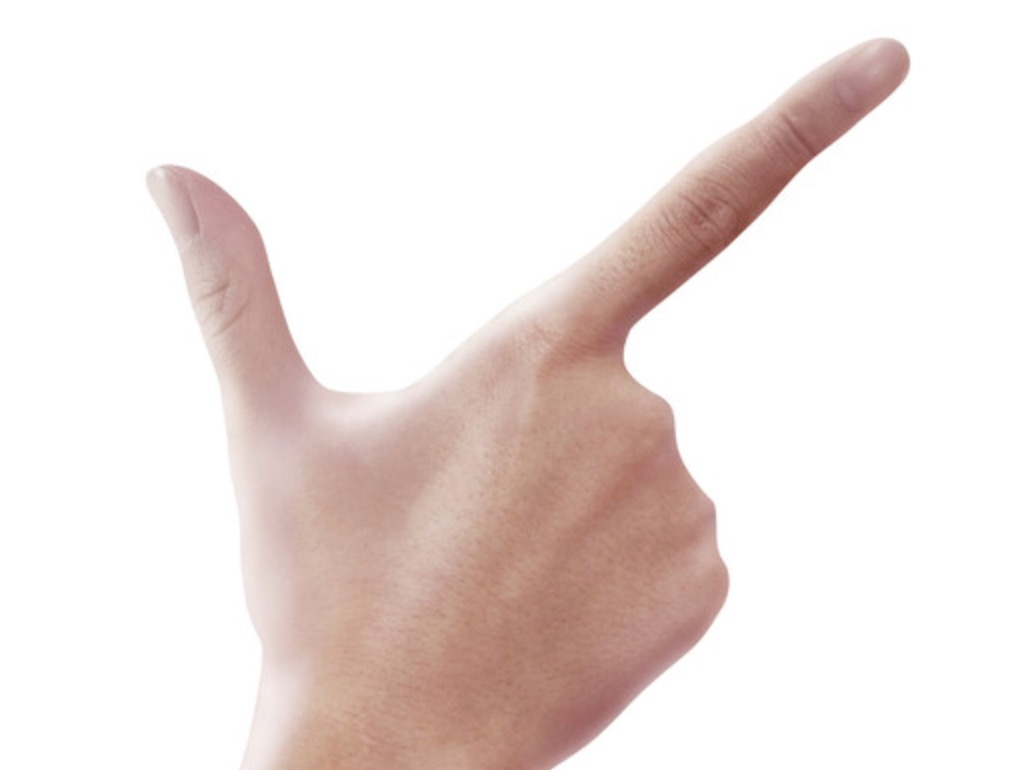
//> input picture right.png, 1018 x 770 px
$ ./main   (built with g++ and OpenCV 4)
//> lines starting //> are read from the running program, lines starting //| are printed output that depends on the picture; after the words box and inside, x2 and y2 are one past the last pixel; in counts of white or black regions, pixels touching at a corner belong together

#include "opencv2/opencv.hpp"
#include "opencv2/highgui/highgui.hpp"
#include "opencv2/imgproc/imgproc.hpp"
#include <iostream>
using namespace cv;
using namespace std;
int main(int argc, char* argv[])
{
	Mat src = imread("right.png");
//> src is the input picture: 770 rows x 1018 cols, CV_8UC3; mean B, G, R 224, 227.1, 237.8
	//Mat src = imread("left.png"); 左手图
	Mat h_plane, s_plane, v_plane;
	Mat dst;
	blur(src, src, Size(3, 3), Point(-1, -1));
	cvtColor(src, dst, CV_RGB2HSV);
//> dst: 770 rows x 1018 cols, CV_8UC3; mean H, S, V 35.8, 18.5, 237.8

	/*利用hsv二值化*/
	vector<Mat>hsv_planes;
	split(dst, hsv_planes);
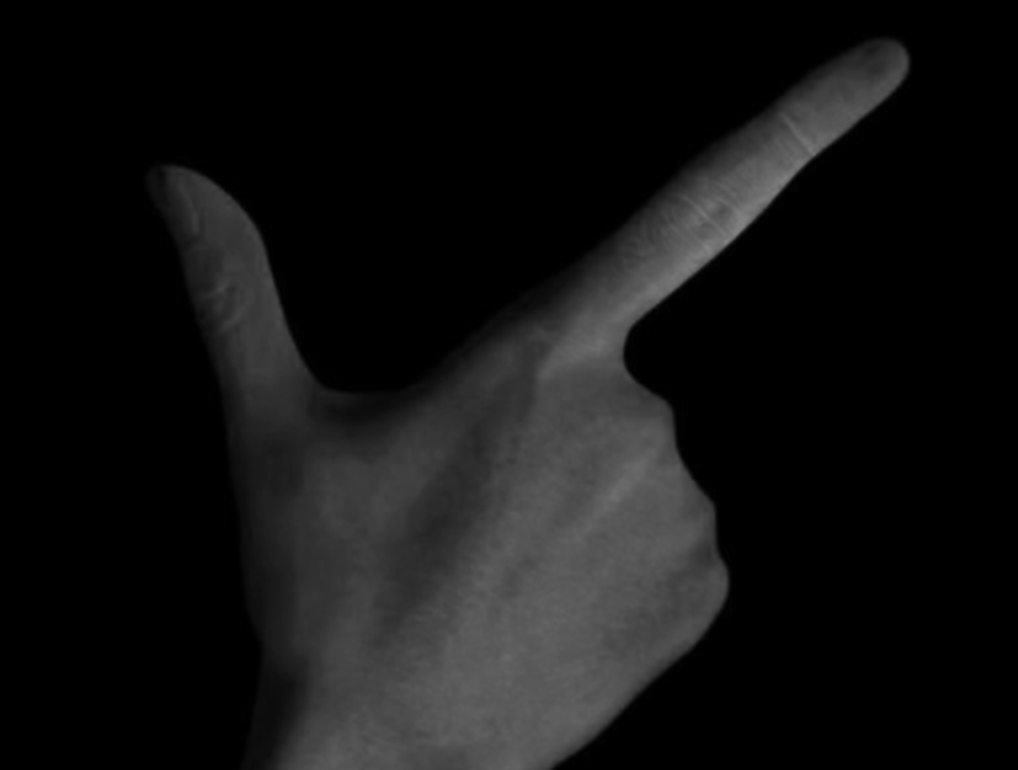
//> hsv_planes[1]: 770 rows x 1018 cols, CV_8UC1; min 0, max 130, mean 18.5
	h_plane = hsv_planes[0];
	s_plane = hsv_planes[1];
	v_plane = hsv_planes[2];

	inRange(h_plane, 14, 180, hsv_planes[0]);
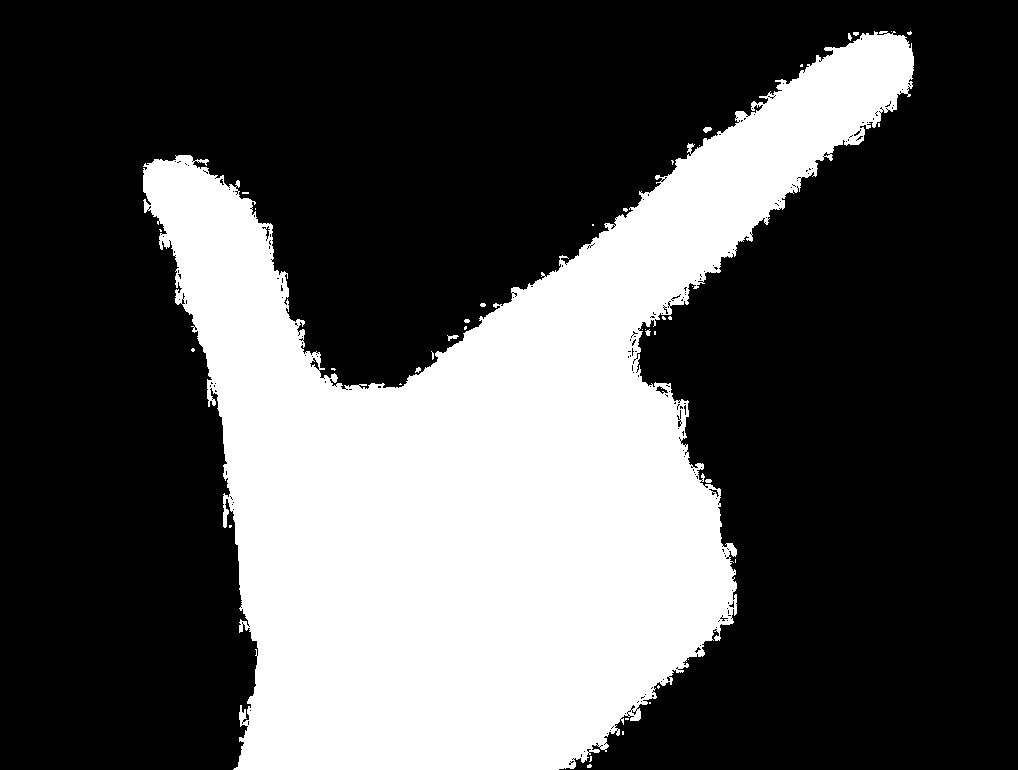
//> h_plane: 770 rows x 1018 cols, CV_8UC1; 31.9% white; 41 white regions (31 under 20 px), largest, box (x1, y1, x2, y2) and area: (143, 31, 914, 770) 249458, (447, 335, 459, 341) 38, (703, 127, 712, 133) 37
	inRange(s_plane, 4, 255, hsv_planes[1]);
//> s_plane: 770 rows x 1018 cols, CV_8UC1; 30.2% white; 35 white regions (34 under 20 px), largest, box (x1, y1, x2, y2) and area: (144, 35, 913, 770) 236451
	inRange(v_plane, 12, 250, hsv_planes[2]);
//> v_plane: 770 rows x 1018 cols, CV_8UC1; 29.9% white; 2 white regions (1 under 20 px), largest, box (x1, y1, x2, y2) and area: (145, 36, 912, 770) 234110

	/*
	左手图的hsv范围
	inRange(h_plane, 10, 250, hsv_planes[0]);
	inRange(s_plane, 28, 255, hsv_planes[1]);
	inRange(v_plane, 8, 255, hsv_planes[2]);
	*/

	bitwise_and(hsv_planes[0], hsv_planes[1], dst);
	bitwise_and(hsv_planes[2], dst, dst);
	//imshow("dst", dst);
	dilate(dst, dst, Mat(15, 15, CV_8UC1), Point(-1, -1));
	erode(dst, dst, Mat(15, 15, CV_8UC1), Point(-1, -1));
	imshow("hsv", dst);
	GaussianBlur(dst, dst, Size(3, 3), 0);
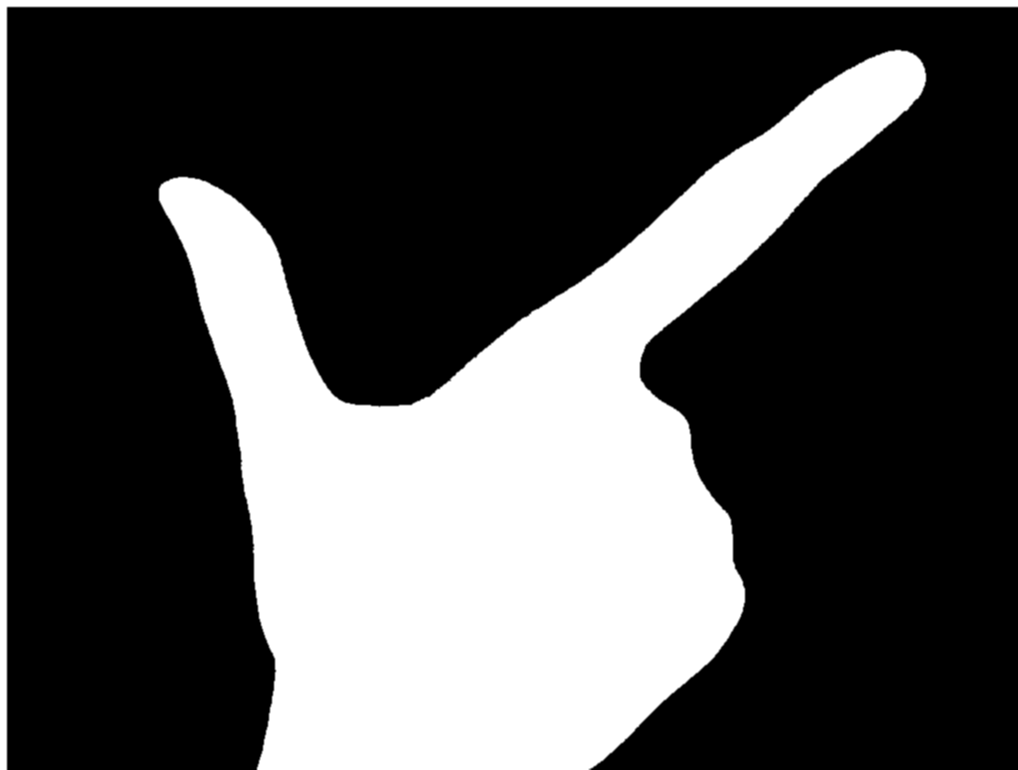
//> dst: 770 rows x 1018 cols, CV_8UC1; min 0, max 255, mean 78.7
	Mat show_img;
	dst.copyTo(show_img, dst);
	std::vector<vector<cv::Point> > contours;
    vector<Vec4i> hierarchy;

	/*找出二值图的轮廓*/
    findContours(show_img, contours, hierarchy, CV_RETR_CCOMP, CV_CHAIN_APPROX_SIMPLE);
//> contours = 2 contours; box (x1, y1, x2, y2) and area: (158, 49, 927, 770) 231518, (0, 0, 1018, 770) 12454
	int index;
	double area, maxarea(0);
	int t = contours.size();
//> t = 2
	for(int i = 0; i < t; i++)
	{
		area = contourArea(Mat(contours[i]));
		if(area > maxarea)
		{
			maxarea = area;
			index = i;
		}
	}
//> this loop made 2 passes
//> (area, maxarea) on pass 1: (231518, 231518)
//> area on pass 2: 12453.5
//> after the loop, maxarea = 231518; index = 0
	drawContours(src, contours, index, Scalar(0, 0, 255), 1, 8, hierarchy, 1 );
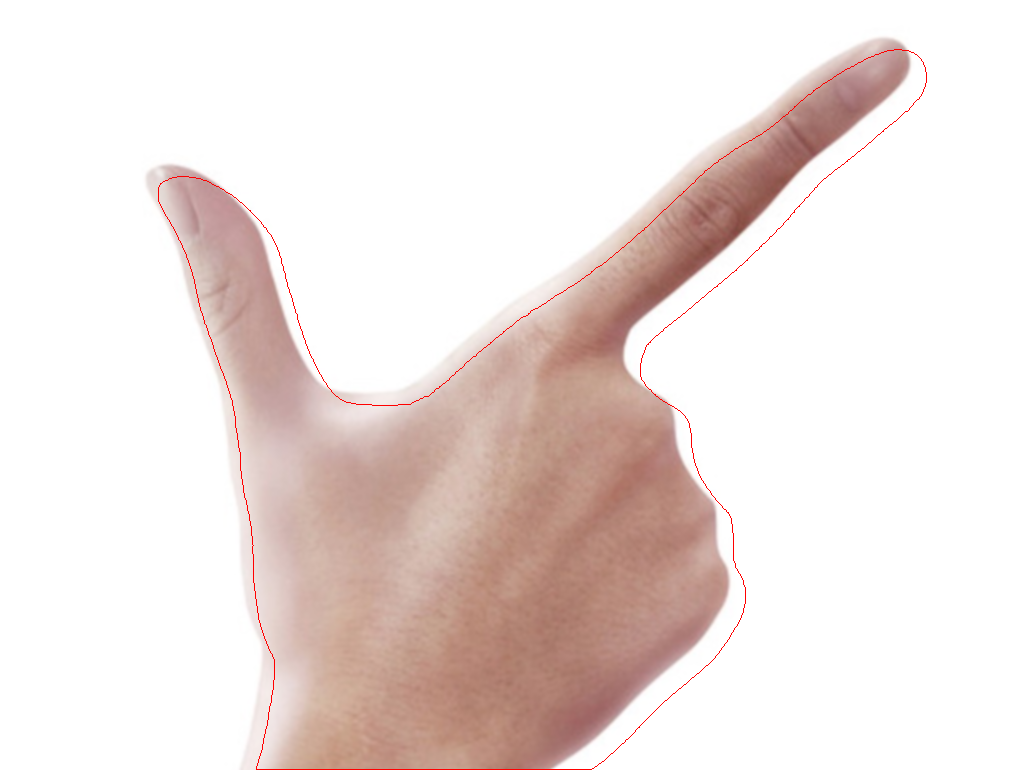
//> src: 770 rows x 1018 cols, CV_8UC3; mean B, G, R 223.3, 226.4, 237.9

	/*识别指尖和虎口特征点*/
	vector<Point> couPoint = contours[index];
//> couPoint = contour of 1084 points, box (x1, y1, x2, y2) (158, 49, 927, 770), area 231518
    vector<Point> fingerTips;
    Point p, q, r;
	Point tmp ,tips[10], jaw;  ;
	int num = 0;

    for (int i = 8; (i < (couPoint.size() - 8)) && couPoint.size(); i++)
    {
		q = couPoint[i - 8];
        p = couPoint[i];
        r = couPoint[i + 8];
		int dot = (q.x - p.x ) * (q.y - p.y) + (r.x - p.x ) * (r.y - p.y);
        if (dot < 2 && dot > -3)
		//if(dot > -16 && dot < 48)    左手图的范围
	    {
			int cross = (q.x - p.x ) * (r.y - p.y) - (r.x - p.x ) * (q.y - p.y);
		    if (cross > 0)
            {
				fingerTips.push_back(p);
			    circle(src, p, 15 ,Scalar(125, 60, 40), CV_FILLED);
				tips[num].x = p.x;
				tips[num].y = p.y;
				num++;
             }
			else{
				fingerTips.push_back(p);
	            circle(src, p, 15 ,Scalar(100, 155, 0), CV_FILLED);
				jaw = p;
			}
        }
	}
//> this loop made 1068 passes
//> (q, p, r, dot, cross, num) on passes 436, 1057: (Point(207, 181), Point(189, 177), Point(165, 180), 0, 150, 1), (Point(921, 94), Point(925, 83), Point(923, 62), -2, 106, 2)
//> (q, r, dot, cross, jaw) on pass 274: (Point(413, 402), Point(341, 399), -2, -246, Point(355, 403))
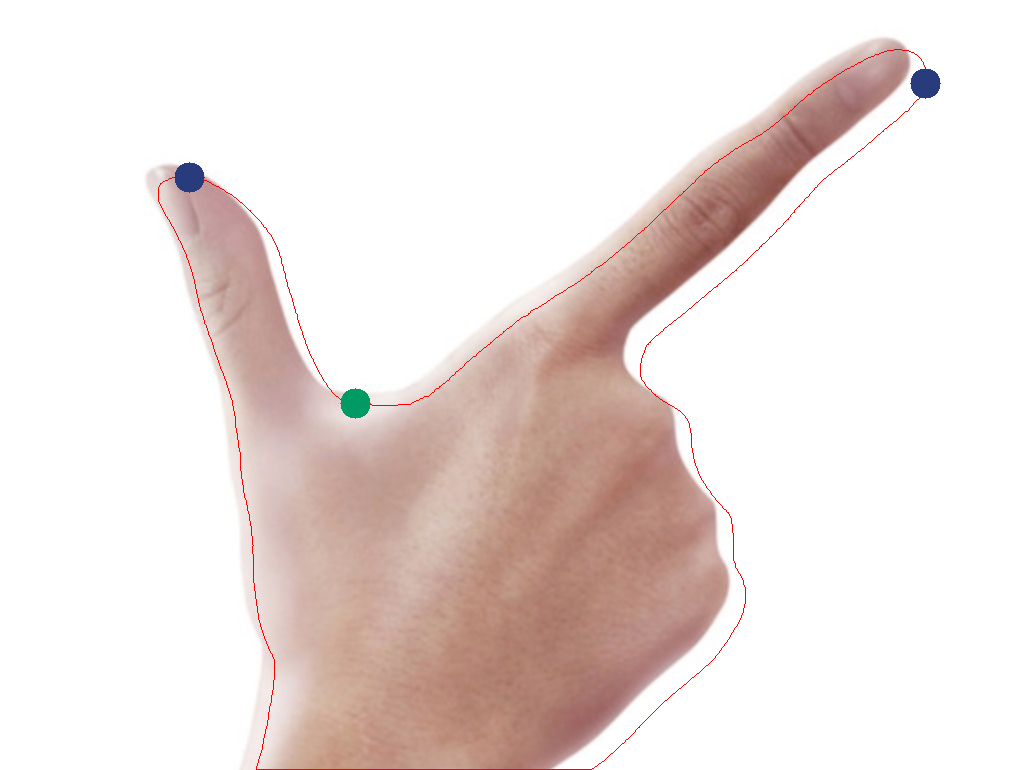
//> src: 770 rows x 1018 cols, CV_8UC3; 0.27% of pixels changed, all inside (x1, y1, x2, y2) = (174, 68, 941, 419)
//> after the loop, num = 2

	/*分辨左右手*/
	int judge = (tips[0].x - jaw.x) * (tips[1].y - jaw.y) - (tips[0].y - jaw.y) * (tips[1].x - jaw.x);
//> judge = 181940
	if(judge > 0)
	{
		cout << "Right";
	}
	else
	{
		cout << "Left";
	}
    imshow("result", src);
	waitKey(0);
	return 0;
}

$ run again, with left.png copied over right.png
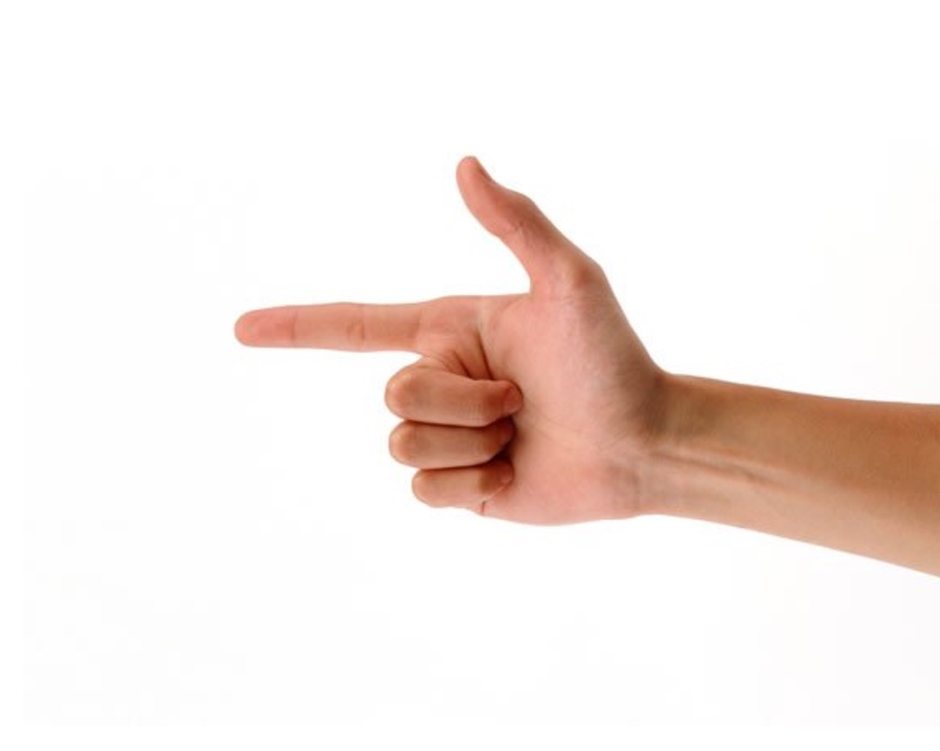
//> input picture left.png, 940 x 751 px, shrunk from 1146 x 916 before the run
//> src is the input picture: 751 rows x 940 cols, CV_8UC3; mean B, G, R 230.6, 234.9, 245
//> `inRange(h_plane, 14, 180, hsv_planes[0]);`:
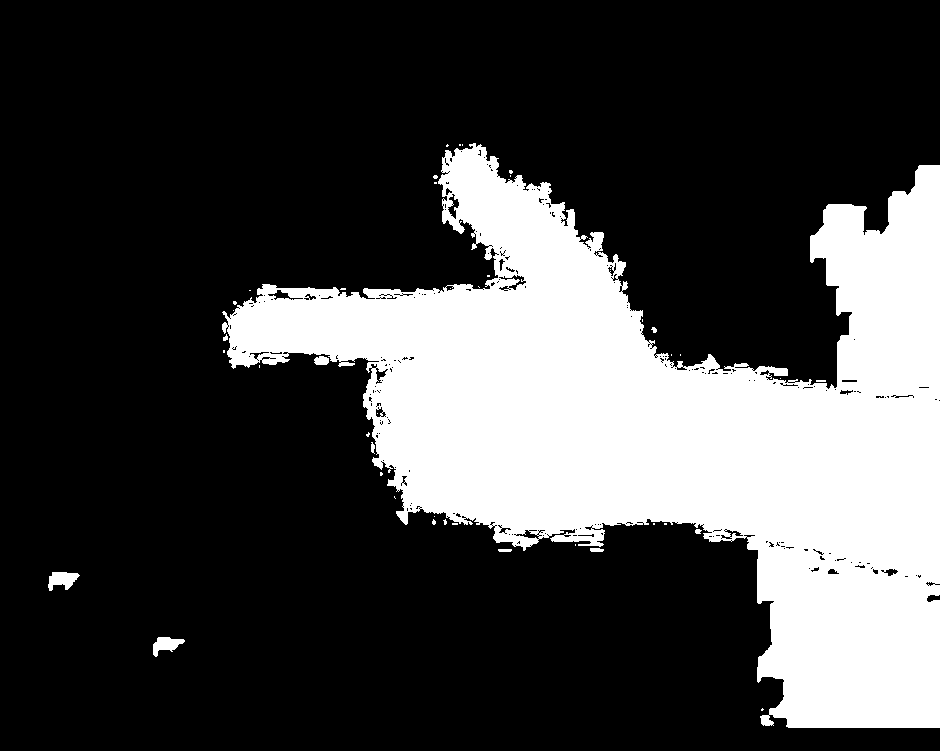
//> h_plane: 751 rows x 940 cols, CV_8UC1; 26.7% white; 44 white regions (33 under 20 px), largest, box (x1, y1, x2, y2) and area: (222, 143, 940, 728) 187303, (48, 572, 80, 591) 386, (153, 637, 185, 657) 348
//> s_plane: 751 rows x 940 cols, CV_8UC1; 17.7% white; 84 white regions (65 under 20 px), largest, box (x1, y1, x2, y2) and area: (231, 151, 940, 584) 122573, (915, 334, 940, 368) 724, (890, 385, 940, 399) 288
//> v_plane: 751 rows x 940 cols, CV_8UC1; 16.5% white; 8 white regions (7 under 20 px), largest, box (x1, y1, x2, y2) and area: (233, 155, 940, 579) 116813
//> contours = 2 contours; box (x1, y1, x2, y2) and area: (246, 168, 940, 590) 115721, (0, 0, 940, 751) 11774
//> t = 2
//> the loop `for(int i = 0; i < t; i++)` made 2 passes
//> (area, maxarea) on pass 1: (115721, 115721)
//> after the loop `for(int i = 0; i < t; i++)`: maxarea = 115721; index = 0
//> couPoint = contour of 657 points, box (x1, y1, x2, y2) (246, 168, 940, 590), area 115721
//> the loop `for (int i = 8; (i < (couPoint.size() - 8)) && couPoint.size(); i++)` made 641 passes
//> (q, p, r, dot, cross, num) on pass 306: (Point(521, 536), Point(547, 540), Point(600, 538), -2, 264, 1)
//> after the loop `for (int i = 8; (i < (couPoint.size() - 8)) && couPoint.size(); i++)`:
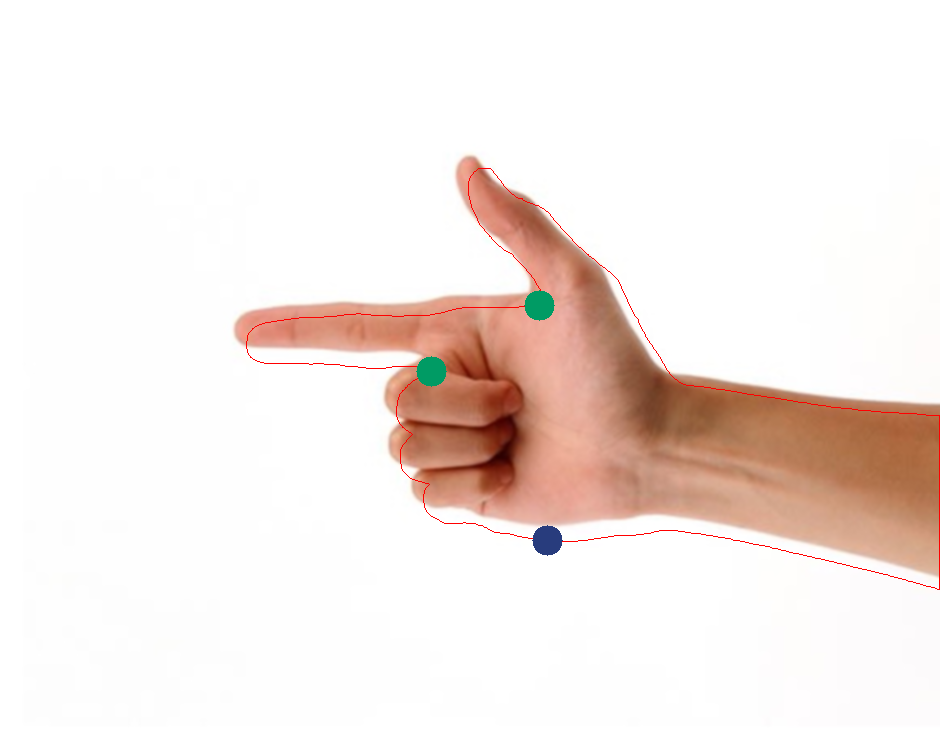
//> src: 751 rows x 940 cols, CV_8UC3; mean B, G, R 229.9, 234.2, 244.4
//> after the loop `for (int i = 8; (i < (couPoint.size() - 8)) && couPoint.size(); i++)`: num = 1
//> judge = 29803
